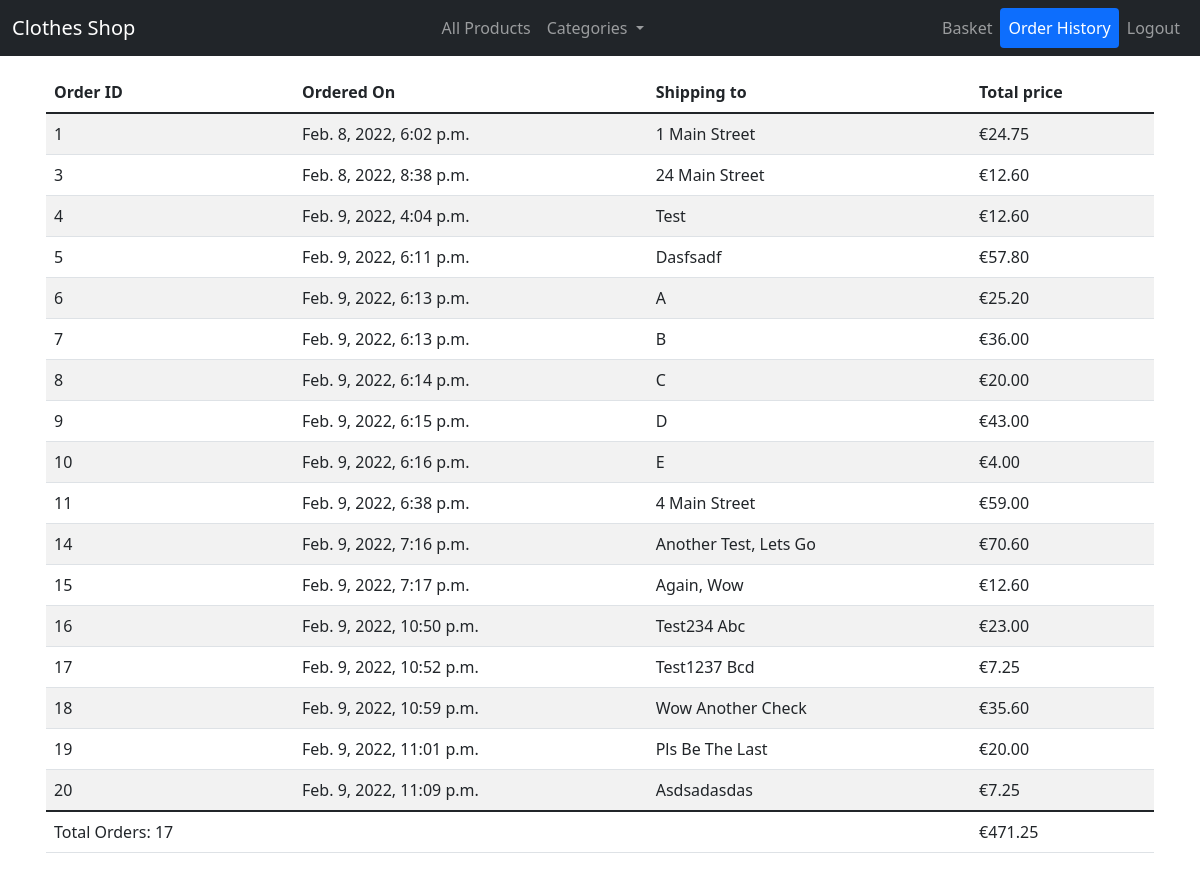
/orderhistory/ (signed in), run on the app's committed database.
### adrianshop/models.py (models this page shows)
class Order(models.Model):
    id = models.AutoField(primary_key=True)
    date_ordered = models.DateTimeField(auto_now_add=True)
    basket_id = models.ForeignKey(Basket, on_delete=models.CASCADE)
    user_id = models.ForeignKey(APIUser, on_delete=models.CASCADE)
    total_price = models.DecimalField(max_digits=6, decimal_places=2, default=0.0)
    shipping_address = models.TextField(default='')

### adrianshop/views.py (the view)
# urls.py: path('orderhistory/', views.previous_orders, name='order_history'),
@login_required
def previous_orders(request):
    user = request.user
    orders = Order.objects.filter(user_id=user)
    total_order_price = 0.0
    order_count = 0
    for order in orders:
        order_count += 1
        total_order_price += float(order.total_price)
    return render(request, 'previous_orders.html', {'orders':orders, 'total_order_price':total_order_price, 'order_count':order_count})

### adrianshop/templates/previous_orders.html (shortened to what this page needs)
{% extends 'base.html' %}
{% block content %}
<table class="table table-striped p-2">
    <thead>
        <tr>
            <th>Order ID</th>
            <th>Ordered On</th>
            <th>Shipping to</th>
            <th>Total price</th>
        </tr>
    </thead>
    <tbody>
        {% for ord in orders %}
            <tr>
                <td>{{ ord.id }}</td>
                <td>{{ ord.date_ordered }}</td>
                <td>{{ ord.shipping_address|title }}</td>
                <td>€{{ ord.total_price }}</td>
            </tr>
        {% endfor %}
        <tfoot>
            <td>Total Orders: {{ order_count }}</td>
            <td colspan="2"></td>
            <td>€{{ total_order_price|floatformat:2 }}</td>
        </tfoot>
    </tbody>
</table>
{% endblock %}

### data on the page
Order: id "1", date_ordered "Feb. 8, 2022, 6:02 p.m.", shipping_address "1 Main Street", total_price "24.75"
Order: id "3", date_ordered "Feb. 8, 2022, 8:38 p.m.", shipping_address "24 Main Street", total_price "12.60"
Order: id "4", date_ordered "Feb. 9, 2022, 4:04 p.m.", shipping_address "Test", total_price "12.60"
Order: id "5", date_ordered "Feb. 9, 2022, 6:11 p.m.", shipping_address "Dasfsadf", total_price "57.80"
Order: id "6", date_ordered "Feb. 9, 2022, 6:13 p.m.", shipping_address "A", total_price "25.20"
Order: id "7", date_ordered "Feb. 9, 2022, 6:13 p.m.", shipping_address "B", total_price "36.00"
Order: id "8", date_ordered "Feb. 9, 2022, 6:14 p.m.", shipping_address "C", total_price "20.00"
Order: id "9", date_ordered "Feb. 9, 2022, 6:15 p.m.", shipping_address "D", total_price "43.00"
Order: id "10", date_ordered "Feb. 9, 2022, 6:16 p.m.", shipping_address "E", total_price "4.00"
Order: id "11", date_ordered "Feb. 9, 2022, 6:38 p.m.", shipping_address "4 Main Street", total_price "59.00"
Order: id "14", date_ordered "Feb. 9, 2022, 7:16 p.m.", shipping_address "Another Test, Lets Go", total_price "70.60"
Order: id "15", date_ordered "Feb. 9, 2022, 7:17 p.m.", shipping_address "Again, Wow", total_price "12.60"
Order: id "16", date_ordered "Feb. 9, 2022, 10:50 p.m.", shipping_address "Test234 Abc", total_price "23.00"
Order: id "17", date_ordered "Feb. 9, 2022, 10:52 p.m.", shipping_address "Test1237 Bcd", total_price "7.25"
Order: id "18", date_ordered "Feb. 9, 2022, 10:59 p.m.", shipping_address "Wow Another Check", total_price "35.60"
Order: id "19", date_ordered "Feb. 9, 2022, 11:01 p.m.", shipping_address "Pls Be The Last", total_price "20.00"
Order: id "20", date_ordered "Feb. 9, 2022, 11:09 p.m.", shipping_address "Asdsadasdas", total_price "7.25"

### other printed values
{{ order_count }} "17"
{{ total_order_price|floatformat:2 }} "471.25"
